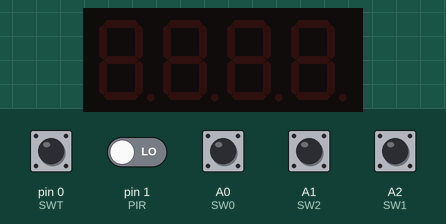
This sketch was run on a simulated Arduino Uno, built with avr-gcc and run on an emulated ATmega328P. Parts: 4-digit seven-segment display. Wiring (inferred from the names in the program): DS1307 clock at I2C address 0x68; 4-digit 7-segment display, segments lit when LOW: segments pin 2, pin 3, pin 4, pin 5, pin 12, pin 7, pin 8, pin 13; digit selects pin 11, pin 10, pin 9, pin 6. The inputs (shaded band) are chosen by the test bench; at power-on: A0 (SW0), A1 (SW2), A2 (SW1) HIGH, pin 0 (SWT), pin 1 (PIR) LOW. The local clock reads 2024-03-15 10:24:30 at power-on unless the sketch sets it; the segment pins are drawn as the display they are named for.

Above: at 1.2 s.
1.3 s: pin 0 (SWT) pulled HIGH for 0.15 s
3.0 s: pin 1 (PIR) driven HIGH
At 4.3 s:
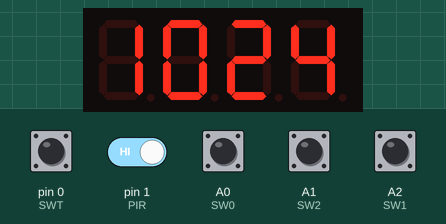
6.0 s: A0 (SW0) pulled LOW for 1 s
At 7.07 s:
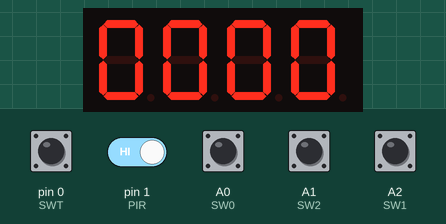
9.0 s: A1 (SW2) pulled LOW for 0.15 s
At 9.05 s:
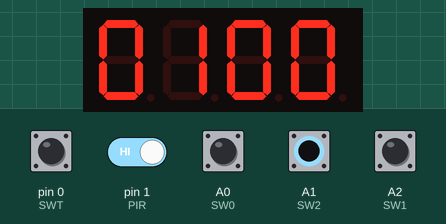
12.0 s: A2 (SW1) pulled LOW for 0.15 s
At 12.24 s:
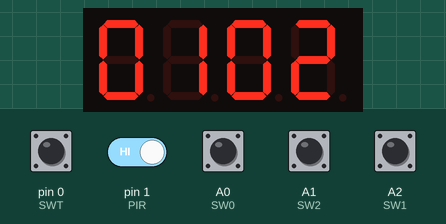
15.0 s: A1 (SW2) pulled LOW for 1 s
At 15.21 s:
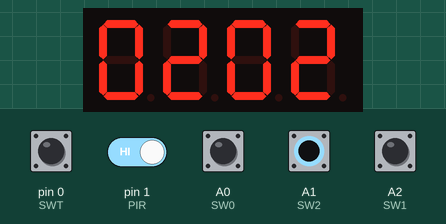

Measured:
- after the input at 1.3 s, every drawn part: stays the same
- after the input at 3.0 s, the display: changes at once (image 1)
- after the input at 6.0 s, the display: first changes after 0.64 s (image 2 shows a later state)
- after the input at 9.0 s, the display: changes after 0.05 s (image 3)
- after the input at 12.0 s, the display: first changes after 0.12 s (image 4 shows a later state)
- after the input at 15.0 s, the display: first differs from a run without the input after 0.21 s (image 5)

The sketch:

diy_clock.ino
```cpp
/*
4 digit 7 segment display: http://www.sparkfun.com/products/9483
Datasheet: http://www.sparkfun.com/datasheets/Components/LED/7-Segment/YSD-439AR6B-35.pdf
7 segments + 4 digits + 1 colon = 12 pins required for full control
*/
// modified connexion by niq_ro from http://nicuflorica.blogspot.com
// for my Luckylight KW4-563ASA
// dataseet: http://www.tme.eu/ro/Document/dfc2efde2e22005fd28615e298ea2655/KW4-563XSA.pdf
// FINAL MODIFICATION BY https://projects-a.blogspot.com/
int digit1 = 11; //PWM Display pin 12 (digit1 is common anonds A1 from right side)
int digit2 = 10; //PWM Display pin 9 (digit2 is common A2)
int digit3 = 9; //PWM Display pin 8 (digit3 is common anods A3)
int digit4 = 6; //PWM Display pin 6 (digit4 is common anods, from left side)
int PIR = 1;
int NHour=1;

//Pin mapping from Arduino to the ATmega DIP28 if you need it
//http://www.arduino.cc/en/Hacking/PinMapping
int segA = 2; //Display pin 11
int segB = 3; //Display pin 7
int segC = 4; //Display pin 4
int segD = 5; //Display pin 2
int segE = 12; //Display pin 1
int segF = 7; //Display pin 10
int segG = 8; //Display pin 5
int segDP = 13; // Display pin 3


#include <Wire.h>
#include "RTClib.h"
RTC_DS1307 RTC;

// Date and time functions using a DS1307 RTC connected via I2C and Wire lib
// original sketck from http://learn.adafruit.com/ds1307-real-time-clock-breakout-board-kit/
// add part with SQW=1Hz from http://tronixstuff.wordpress.com/2010/10/20/tutorial-arduino-and-the-i2c-bus/
// add part with manual adjust http://www.bristolwatch.com/arduino/arduino_ds1307.htm


int SW0 = A0;
int SW1 = A2;
int SW2 = A1;
int SWT = 0;
int D = 0;
int Z =1;

// use for hexa in zecimal conversion
int zh, uh, ore;
int zm, um, miniti;
unsigned long previousMillis = 0;

void setup() {
unsigned long currentMillis = millis();

// Serial.begin(57600);
Wire.begin();
RTC.begin();
//RTC.adjust(DateTime(F(__DATE__), F(__TIME__)));
// if you need set clock... just remove // from line above this

// part code for flashing LED
Wire.beginTransmission(0x68);
Wire.write(0x07); // move pointer to SQW address
// Wire.write(0x00); // turns the SQW pin off
Wire.write(0x10); // sends 0x10 (hex) 00010000 (binary) to control register - turns on square wave at 1Hz
// Wire.write(0x13); // sends 0x13 (hex) 00010011 (binary) 32kHz

Wire.endTransmission();

if (! RTC.isrunning()) {
Serial.println("RTC is NOT running!");
// following line sets the RTC to the date & time this sketch was compiled
//RTC.adjust(DateTime(__DATE__, __TIME__));
}


// dht.begin();

pinMode(segA, OUTPUT);
pinMode(segB, OUTPUT);
pinMode(segC, OUTPUT);
pinMode(segD, OUTPUT);
pinMode(segE, OUTPUT);
pinMode(segF, OUTPUT);
pinMode(segG, OUTPUT);
pinMode(segDP, OUTPUT);
pinMode(PIR, INPUT);

pinMode(digit1, OUTPUT);
pinMode(digit2, OUTPUT);
pinMode(digit3, OUTPUT);
pinMode(digit4, OUTPUT);


// pinMode(13, OUTPUT);


//Serial.begin(9600);
//Serial.println("test for niq_ro");

pinMode(SW0, INPUT); // for this use a slide switch
pinMode(SW1, INPUT); // N.O. push button switch
pinMode(SW2, INPUT); // N.O. push button switch
pinMode(SWT, INPUT); // N.O. push button switch

digitalWrite(SW0, HIGH); // pull-ups on
digitalWrite(SW1, HIGH);
digitalWrite(SW2, HIGH);
digitalWrite(segDP, LOW);


}


void loop() {
//////digitalWrite(segDP, HIGH);
DateTime now = RTC.now();
int timp = now.hour()*100+now.minute();
NHour= now.hour();
//int timp = (now.minute(), DEC);
// displayNumber(12); // this is number to diplay
// int timp = 1234;
//Serial.print(now.hour(), DEC);
//Serial.print(":");
//Serial.print(now.minute(), DEC);
//Serial.print(" -> ");
// Serial.print(timp);
// Serial.println(" !");

if (digitalRead(SWT)==1){
if (D == 0){ D =1;
digitalWrite(segDP, LOW);}
else{
D =0;
digitalWrite(segDP, HIGH);}
}

if (D == 0){
if (timp>=1300){
timp=timp-1200;
}
}


// display parts
if (digitalRead(PIR) == 1){
for(int i = 250 ; i >0 ; i--) {
if (timp >= 1000) displayNumber01(timp);
else displayNumber02(timp);

}

for(int i = 250 ; i >0 ; i--) {
if (timp >= 1000) displayNumber03(timp);
else displayNumber04(timp);
}

}


if (!(digitalRead(SW0))){Z=1; delay(200); set_time(); }// hold the switch to set time

}

void set_time() {
byte minutes1 = 0;
byte hours1 = 0;
byte minutes = 0;
byte hours = 0;
while (!(Z==0)) { // set time switch must be released to exit


minutes1=minutes;
hours1=hours;

int TST = digitalRead(SW2);
while (TST==0) // set hours
{
hours++;

// converting hexa in zecimal:
zh = hours / 16;
uh = hours - 16 * zh ;
ore = 10 * zh + uh;
zm = minutes / 16;
um = minutes - 16 * zm ;
miniti = 10 * zm + um;

for(int i = 20 ; i >0 ; i--) {
displayNumber01(ore*100+miniti);
}


if ((hours & 0x0f) > 9) hours = hours + 6;
//Serial.print(hours & 0x0f);
//Serial.print(hours);
if (hours > 0x23) hours = 0;
//Serial.print("Hours = ");
if (hours <= 9) //Serial.print("0");
//Serial.println(hours, HEX);
delay(300);
TST = digitalRead(SW2);
}

while (!(digitalRead(SW1))) // set minutes
{
minutes++;
// converting hexa in zecimal:
zh = hours / 16;
uh = hours - 16 * zh ;
ore = 10 * zh + uh;
zm = minutes / 16;
um = minutes - 16 * zm ;
miniti = 10 * zm + um;

for(int i = 20 ; i >0 ; i--) {
displayNumber01(ore*100+miniti);
}

//Serial.println(minutes);
if ((minutes & 0x0f) > 9) minutes = minutes + 6;
//Serial.println(minutes & 0x0f);
// Serial.println(minutes);
if (minutes > 0x59) minutes = 0;
//Serial.print("Minutes = ");
if (minutes >= 9) //Serial.print("0");
//Serial.println(minutes, HEX);
delay(300);
}

Wire.beginTransmission(0x68); // activate DS1307
Wire.write(0); // where to begin
Wire.write(0x00); //seconds
Wire.write(minutes); //minutes
Wire.write(0x80 | hours); //hours (24hr time)
Wire.write(0x06); // Day 01-07
Wire.write(0x01); // Date 0-31
Wire.write(0x05); // month 0-12
Wire.write(0x09); // Year 00-99
Wire.write(0x10); // Control 0x10 produces a 1 HZ square wave on pin 7.
Wire.endTransmission();

// converting hexa in zecimal:
zh = hours / 16;
uh = hours - 16 * zh ;
ore = 10 * zh + uh;
zm = minutes / 16;
um = minutes - 16 * zm ;
miniti = 10 * zm + um;


for(int i = 20 ; i >0 ; i--) {
displayNumber01(ore*100+miniti);
}
delay(200);
if (digitalRead(SW0)==0){
Z=0;
}

}
//Serial.print(SW2);
}


void displayNumber01(int toDisplay) {
#define DISPLAY_BRIGHTNESS 500

#define DIGIT_ON HIGH
#define DIGIT_OFF LOW


for(int digit = 4 ; digit > 0 ; digit--) {

//Turn on a digit for a short amount of time
switch(digit) {
case 1:
digitalWrite(digit1, DIGIT_ON);
//////digitalWrite(segDP, HIGH);
break;
case 2:
digitalWrite(digit2, DIGIT_ON);
////////digitalWrite(segDP, LOW);
break;
case 3:
digitalWrite(digit3, DIGIT_ON);
//////digitalWrite(segDP, HIGH);
break;
case 4:
digitalWrite(digit4, DIGIT_ON);
////digitalWrite(segDP, HIGH);
break;
}
lightNumber(toDisplay % 10);
toDisplay /= 10;
delayMicroseconds(DISPLAY_BRIGHTNESS);

//Turn off all segments
lightNumber(10);

//Turn off all digits
digitalWrite(digit1, DIGIT_OFF);
digitalWrite(digit2, DIGIT_OFF);
digitalWrite(digit3, DIGIT_OFF);
digitalWrite(digit4, DIGIT_OFF);
}
}

void displayNumber02(int toDisplay) {
#define DISPLAY_BRIGHTNESS 500

#define DIGIT_ON HIGH
#define DIGIT_OFF LOW

for(int digit = 4 ; digit > 0 ; digit--) {

//Turn on a digit for a short amount of time
switch(digit) {
case 1:
lightNumber(10);
//////digitalWrite(segDP, HIGH);
break;
case 2:
digitalWrite(digit2, DIGIT_ON);
////digitalWrite(segDP, LOW);
break;
case 3:
digitalWrite(digit3, DIGIT_ON);
////digitalWrite(segDP, HIGH);
break;
case 4:
digitalWrite(digit4, DIGIT_ON);
////digitalWrite(segDP, HIGH);
break;
}
lightNumber(toDisplay % 10);
toDisplay /= 10;
delayMicroseconds(DISPLAY_BRIGHTNESS);

//Turn off all segments
lightNumber(10);

//Turn off all digits
digitalWrite(digit1, DIGIT_OFF);
digitalWrite(digit2, DIGIT_OFF);
digitalWrite(digit3, DIGIT_OFF);
digitalWrite(digit4, DIGIT_OFF);
}
}

void displayNumber03(int toDisplay) {
#define DISPLAY_BRIGHTNESS 500

#define DIGIT_ON HIGH
#define DIGIT_OFF LOW

for(int digit = 4 ; digit > 0 ; digit--) {

//Turn on a digit for a short amount of time
switch(digit) {
case 1:
digitalWrite(digit1, DIGIT_ON);
// ////digitalWrite(segDP, HIGH);
break;
case 2:
digitalWrite(digit2, DIGIT_ON);
////digitalWrite(segDP, HIGH);
break;
case 3:
digitalWrite(digit3, DIGIT_ON);
////digitalWrite(segDP, HIGH);
break;
case 4:
digitalWrite(digit4, DIGIT_ON);
////digitalWrite(segDP, HIGH);
break;
}
lightNumber(toDisplay % 10);
toDisplay /= 10;
delayMicroseconds(DISPLAY_BRIGHTNESS);

//Turn off all segments
lightNumber(10);

//Turn off all digits
digitalWrite(digit1, DIGIT_OFF);
digitalWrite(digit2, DIGIT_OFF);
digitalWrite(digit3, DIGIT_OFF);
digitalWrite(digit4, DIGIT_OFF);
}
}

void displayNumber04(int toDisplay) {
#define DISPLAY_BRIGHTNESS 500

#define DIGIT_ON HIGH
#define DIGIT_OFF LOW

for(int digit = 4 ; digit > 0 ; digit--) {

//Turn on a digit for a short amount of time
switch(digit) {
case 1:
lightNumber(10);
//////digitalWrite(segDP, HIGH);
break;
case 2:
digitalWrite(digit2, DIGIT_ON);
////digitalWrite(segDP, HIGH);
break;
case 3:
digitalWrite(digit3, DIGIT_ON);
////digitalWrite(segDP, HIGH);
break;
case 4:
digitalWrite(digit4, DIGIT_ON);
////digitalWrite(segDP, HIGH);
break;
}
lightNumber(toDisplay % 10);
toDisplay /= 10;
delayMicroseconds(DISPLAY_BRIGHTNESS);

//Turn off all segments
lightNumber(10);

//Turn off all digits
digitalWrite(digit1, DIGIT_OFF);
digitalWrite(digit2, DIGIT_OFF);
digitalWrite(digit3, DIGIT_OFF);
digitalWrite(digit4, DIGIT_OFF);
}
}


//Given a number, turns on those segments
//If number == 10, then turn off number
void lightNumber(int numberToDisplay) {

#define SEGMENT_ON LOW
#define SEGMENT_OFF HIGH

switch (numberToDisplay){

case 0:
digitalWrite(segA, SEGMENT_ON);
digitalWrite(segB, SEGMENT_ON);
digitalWrite(segC, SEGMENT_ON);
digitalWrite(segD, SEGMENT_ON);
digitalWrite(segE, SEGMENT_ON);
digitalWrite(segF, SEGMENT_ON);
digitalWrite(segG, SEGMENT_OFF);
break;

case 1:
digitalWrite(segA, SEGMENT_OFF);
digitalWrite(segB, SEGMENT_ON);
digitalWrite(segC, SEGMENT_ON);
digitalWrite(segD, SEGMENT_OFF);
digitalWrite(segE, SEGMENT_OFF);
digitalWrite(segF, SEGMENT_OFF);
digitalWrite(segG, SEGMENT_OFF);
break;

case 2:
digitalWrite(segA, SEGMENT_ON);
digitalWrite(segB, SEGMENT_ON);
digitalWrite(segC, SEGMENT_OFF);
digitalWrite(segD, SEGMENT_ON);
digitalWrite(segE, SEGMENT_ON);
digitalWrite(segF, SEGMENT_OFF);
digitalWrite(segG, SEGMENT_ON);
break;

case 3:
digitalWrite(segA, SEGMENT_ON);
digitalWrite(segB, SEGMENT_ON);
digitalWrite(segC, SEGMENT_ON);
digitalWrite(segD, SEGMENT_ON);
digitalWrite(segE, SEGMENT_OFF);
digitalWrite(segF, SEGMENT_OFF);
digitalWrite(segG, SEGMENT_ON);
break;

case 4:
digitalWrite(segA, SEGMENT_OFF);
digitalWrite(segB, SEGMENT_ON);
digitalWrite(segC, SEGMENT_ON);
digitalWrite(segD, SEGMENT_OFF);
digitalWrite(segE, SEGMENT_OFF);
digitalWrite(segF, SEGMENT_ON);
digitalWrite(segG, SEGMENT_ON);
break;

case 5:
digitalWrite(segA, SEGMENT_ON);
digitalWrite(segB, SEGMENT_OFF);
digitalWrite(segC, SEGMENT_ON);
digitalWrite(segD, SEGMENT_ON);
digitalWrite(segE, SEGMENT_OFF);
digitalWrite(segF, SEGMENT_ON);
digitalWrite(segG, SEGMENT_ON);
break;

case 6:
digitalWrite(segA, SEGMENT_ON);
digitalWrite(segB, SEGMENT_OFF);
digitalWrite(segC, SEGMENT_ON);
digitalWrite(segD, SEGMENT_ON);
digitalWrite(segE, SEGMENT_ON);
digitalWrite(segF, SEGMENT_ON);
digitalWrite(segG, SEGMENT_ON);
break;

case 7:
digitalWrite(segA, SEGMENT_ON);
digitalWrite(segB, SEGMENT_ON);
digitalWrite(segC, SEGMENT_ON);
digitalWrite(segD, SEGMENT_OFF);
digitalWrite(segE, SEGMENT_OFF);
digitalWrite(segF, SEGMENT_OFF);
digitalWrite(segG, SEGMENT_OFF);
break;

case 8:
digitalWrite(segA, SEGMENT_ON);
digitalWrite(segB, SEGMENT_ON);
digitalWrite(segC, SEGMENT_ON);
digitalWrite(segD, SEGMENT_ON);
digitalWrite(segE, SEGMENT_ON);
digitalWrite(segF, SEGMENT_ON);
digitalWrite(segG, SEGMENT_ON);
break;

case 9:
digitalWrite(segA, SEGMENT_ON);
digitalWrite(segB, SEGMENT_ON);
digitalWrite(segC, SEGMENT_ON);
digitalWrite(segD, SEGMENT_ON);
digitalWrite(segE, SEGMENT_OFF);
digitalWrite(segF, SEGMENT_ON);
digitalWrite(segG, SEGMENT_ON);
break;

// all segment are ON
case 10:
digitalWrite(segA, SEGMENT_OFF);
digitalWrite(segB, SEGMENT_OFF);
digitalWrite(segC, SEGMENT_OFF);
digitalWrite(segD, SEGMENT_OFF);
digitalWrite(segE, SEGMENT_OFF);
digitalWrite(segF, SEGMENT_OFF);
digitalWrite(segG, SEGMENT_OFF);
break;

}

}
```
